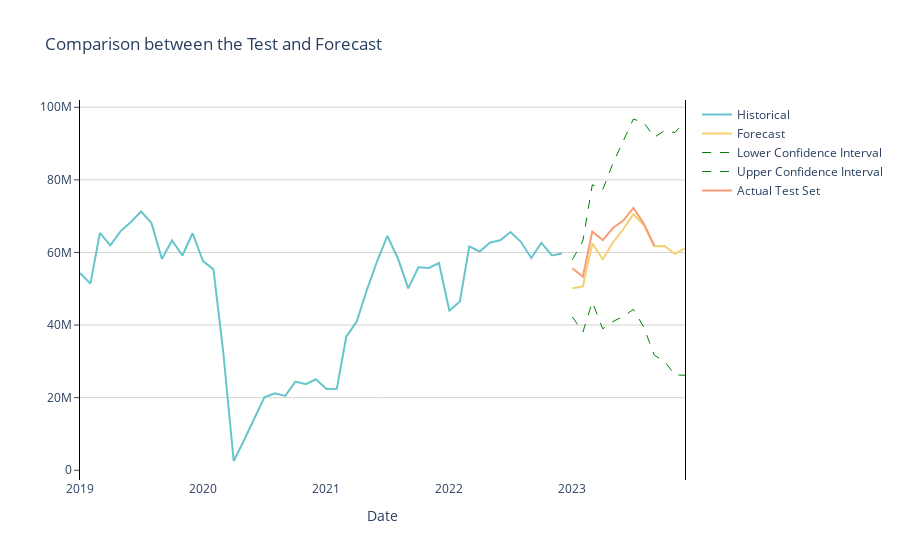

Notebook code cell kept with this figure:
### Code cell
import plotly.graph_objects as go
import plotly.express as px

# Assuming train, forecast_mean, forecast_conf_int, and test DataFrames are already defined

# Set color palette
cols = px.colors.qualitative.Pastel

# Create a figure
fig = go.Figure()

# Historical data (you can also limit this to the last 48 points if needed)
fig.add_trace(go.Scatter(x=train.index[-48:], y=train['Dom_RPM'][-48:],
                         mode='lines',
                         name='Historical',
                         line=dict(color=cols[0])))

# Forecast data
fig.add_trace(go.Scatter(x=forecast_mean.index, y=forecast_mean,
                         mode='lines',
                         name='Forecast',
                         line=dict(color=cols[1], width=2)))  # Increased line width for clarity

# Confidence intervals (dashed lines) with green color
fig.add_trace(go.Scatter(x=forecast_conf_int.index, 
                         y=forecast_conf_int.iloc[:, 0],
                         mode='lines',
                         name='Lower Confidence Interval',
                         line=dict(color='green', width=1, dash='dash'),  # Green color
                         showlegend=True))

fig.add_trace(go.Scatter(x=forecast_conf_int.index, 
                         y=forecast_conf_int.iloc[:, 1],
                         mode='lines',
                         name='Upper Confidence Interval',
                         line=dict(color='green', width=1, dash='dash'),  # Green color
                         showlegend=True))

# Test set
fig.add_trace(go.Scatter(x=test.index, y=test['Dom_RPM'],
                         mode='lines',
                         name='Actual Test Set',
                         line=dict(color=cols[2])))

# Update layout
fig.update_layout(title='Comparison between the Test and Forecast',
                  xaxis_title='Date',
                  yaxis_title='Dom_RPM (in millions)',
                  plot_bgcolor='white')

# Update y-axes styling
fig.update_yaxes(
    mirror=True,
    ticks='outside',
    showline=True,
    linecolor='black',
    gridcolor='lightgrey',
    title=''
)

# Show the figure
fig.show()

### Figure 1 — Plotly figure (JSON) as saved in the notebook; plotly's stock layout.template omitted (floating-point values rounded to 4 significant figures)
{"data": [{"line": {"color": "rgb(102, 197, 204)"}, "mode": "lines", "name": "Historical", "type": "scatter", "x": ["2019-01-01T00:00:00", "2019-02-01T00:00:00", "2019-03-01T00:00:00", "2019-04-01T00:00:00", "2019-05-01T00:00:00", "2019-06-01T00:00:00", "2019-07-01T00:00:00", "2019-08-01T00:00:00", "2019-09-01T00:00:00", "2019-10-01T00:00:00", "2019-11-01T00:00:00", "2019-12-01T00:00:00", "2020-01-01T00:00:00", "2020-02-01T00:00:00", "2020-03-01T00:00:00", "2020-04-01T00:00:00", "2020-05-01T00:00:00", "2020-06-01T00:00:00", "2020-07-01T00:00:00", "2020-08-01T00:00:00", "2020-09-01T00:00:00", "2020-10-01T00:00:00", "2020-11-01T00:00:00", "2020-12-01T00:00:00", "2021-01-01T00:00:00", "2021-02-01T00:00:00", "2021-03-01T00:00:00", "2021-04-01T00:00:00", "2021-05-01T00:00:00", "2021-06-01T00:00:00", "2021-07-01T00:00:00", "2021-08-01T00:00:00", "2021-09-01T00:00:00", "2021-10-01T00:00:00", "2021-11-01T00:00:00", "2021-12-01T00:00:00", "2022-01-01T00:00:00", "2022-02-01T00:00:00", "2022-03-01T00:00:00", "2022-04-01T00:00:00", "2022-05-01T00:00:00", "2022-06-01T00:00:00", "2022-07-01T00:00:00", "2022-08-01T00:00:00", "2022-09-01T00:00:00", "2022-10-01T00:00:00", "2022-11-01T00:00:00", "2022-12-01T00:00:00"], "y": [54357953, 51406118, 65407750, 61953253, 65811129, 68413114, 71276327, 68147755, 58213654, 63323849, 59158778, 65288156, 57629920, 55336120, 32526486, 2551127, 8117835, 14007580, 20075947, 21184550, 20474546, 24425708, 23711619, 25075790, 22357664, 22477682, 36811555, 40971446, 49648995, 57717786, 64545073, 58416638, 50123961, 55934187, 55742346, 57091558, 43954958, 46520073, 61674886, 60270759, 62706846, 63343854, 65633746, 62934639, 58463970, 62656863, 59194297, 59724506]}, {"line": {"color": "rgb(246, 207, 113)", "width": 2}, "mode": "lines", "name": "Forecast", "type": "scatter", "x": ["2023-01-01T00:00:00", "2023-02-01T00:00:00", "2023-03-01T00:00:00", "2023-04-01T00:00:00", "2023-05-01T00:00:00", "2023-06-01T00:00:00", "2023-07-01T00:00:00", "2023-08-01T00:00:00", "2023-09-01T00:00:00", "2023-10-01T00:00:00", "2023-11-01T00:00:00", "2023-12-01T00:00:00"], "y": [50130000.0, 50630000.0, 62490000.0, 58140000.0, 62760000.0, 66470000.0, 70540000.0, 67560000.0, 61700000.0, 61780000.0, 59640000.0, 61120000.0]}, {"line": {"color": "green", "dash": "dash", "width": 1}, "mode": "lines", "name": "Lower Confidence Interval", "showlegend": true, "type": "scatter", "x": ["2023-01-01T00:00:00", "2023-02-01T00:00:00", "2023-03-01T00:00:00", "2023-04-01T00:00:00", "2023-05-01T00:00:00", "2023-06-01T00:00:00", "2023-07-01T00:00:00", "2023-08-01T00:00:00", "2023-09-01T00:00:00", "2023-10-01T00:00:00", "2023-11-01T00:00:00", "2023-12-01T00:00:00"], "y": [42230000.0, 38070000.0, 46320000.0, 38960000.0, 40980000.0, 42360000.0, 44320000.0, 39380000.0, 31680000.0, 30040000.0, 26260000.0, 26170000.0]}, {"line": {"color": "green", "dash": "dash", "width": 1}, "mode": "lines", "name": "Upper Confidence Interval", "showlegend": true, "type": "scatter", "x": ["2023-01-01T00:00:00", "2023-02-01T00:00:00", "2023-03-01T00:00:00", "2023-04-01T00:00:00", "2023-05-01T00:00:00", "2023-06-01T00:00:00", "2023-07-01T00:00:00", "2023-08-01T00:00:00", "2023-09-01T00:00:00", "2023-10-01T00:00:00", "2023-11-01T00:00:00", "2023-12-01T00:00:00"], "y": [58030000.0, 63180000.0, 78670000.0, 77310000.0, 84540000.0, 90570000.0, 96770000.0, 95750000.0, 91720000.0, 93530000.0, 93030000.0, 96070000.0]}, {"line": {"color": "rgb(248, 156, 116)"}, "mode": "lines", "name": "Actual Test Set", "type": "scatter", "x": ["2023-01-01T00:00:00", "2023-02-01T00:00:00", "2023-03-01T00:00:00", "2023-04-01T00:00:00", "2023-05-01T00:00:00", "2023-06-01T00:00:00", "2023-07-01T00:00:00", "2023-08-01T00:00:00", "2023-09-01T00:00:00"], "y": [55627743, 53329402, 65767207, 63426143, 66743565, 68789127, 72267904, 67933484, 61777546]}], "layout": {"plot_bgcolor": "white", "title": {"text": "Comparison between the Test and Forecast"}, "xaxis": {"title": {"text": "Date"}}, "yaxis": {"gridcolor": "lightgrey", "linecolor": "black", "mirror": true, "showline": true, "ticks": "outside", "title": {"text": ""}}}}
